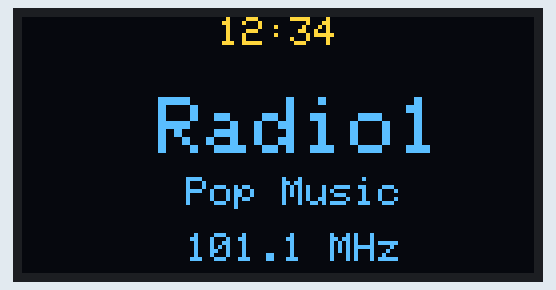
Bench run of a sketch on a simulated Arduino Uno, built with avr-gcc and run on an emulated ATmega328P. On the bench: 128×64 one-colour display. The OLED is the two-colour kind (top 16 rows yellow).

Above: at 0.1 s.

The sketch:

prvotni_navrh_displeje.ino
```cpp
#include <Wire.h>
#include <Adafruit_GFX.h>
#include <Adafruit_SH110X.h>

#define SCREEN_WIDTH 128
#define SCREEN_HEIGHT 64
#define OLED_RESET    -1
Adafruit_SH1106G display(SCREEN_WIDTH, SCREEN_HEIGHT, &Wire, OLED_RESET);

void drawTime() {
  display.setTextSize(1);
  display.setTextColor(SH110X_WHITE);
  display.setCursor((SCREEN_WIDTH - 30) / 2, 0);  // Zarovnání do středu
  display.print("12:34");
}

void drawStationInfo() {
  display.setTextSize(2);
  display.setCursor((SCREEN_WIDTH - 60) / 2, 20);  // Zarovnání do středu
  display.print("Radio1");

  display.setTextSize(1);
  display.setCursor((SCREEN_WIDTH - 45) / 2, 40);
  display.print("Pop Music");

  display.setTextSize(1);
  display.setCursor((SCREEN_WIDTH - 45) / 2, 54);
  display.print("101.1 MHz");
}

void setup() {
  display.begin(0x3C, true);  // 0x3C je adresa pro SH1106 displeje
  display.clearDisplay();

  // Spuštění animace antény a signálu


  // Zobrazení statických informací po animaci
  drawTime();
  drawStationInfo();

  display.display();
}

void loop() {
  // Sem můžeš později přidat kód pro aktualizaci informací
}
```
